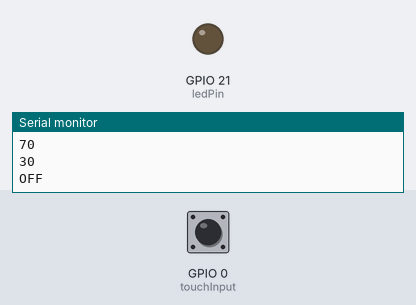
The program below on a simulated ESP32. On the bench: output pins drawn as LEDs (lit = HIGH), the last lines printed to the serial monitor. The test bench sets the inputs (shaded band); at power-on: GPIO 0 (touchInput) HIGH.

Above: at 1.8 s.
1.9 s: GPIO 0 (touchInput) pulled LOW for 0.3 s
At 2.4 s:
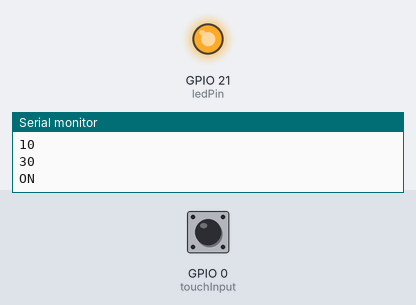
4.0 s: GPIO 0 (touchInput) pulled LOW for 3.2 s
At 8.7 s:
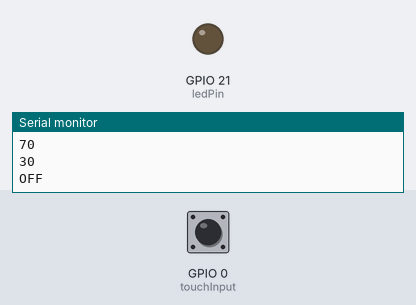
Timing chart, 0 to 10.2 s (numbered marks = the images above; inputs shaded):
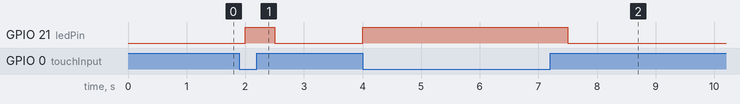

Measured:
- after the input at 1.9 s, GPIO 21 (ledPin): LOW → HIGH after 0.10 s, → LOW 0.50 s later
- after the input at 4.0 s, GPIO 21 (ledPin): LOW → HIGH at once, → LOW 3.5 s later

The program:

main.cpp
```cpp
/**
 *
 * Selfmadey Makey
 * Capacitive Touch Bananas trigger Processing
 * and play some sound (the selfmade version of
 * a makey makey board)
 *
 * What you need:
 * - Basic software environment (VSC, PlatformIO and Processing)
 * - Basic hardware requirements (ESP32, Breadboard, MicroUSB)
 * - Some Wires, some fruits (banana, apple...)
 *
 *
 * #Part 1: Touch sensor
 * Connect wire to touch pin (e.g. on Touch0 ~ pin 24)
 * Print touch sensor value to serial monitor.
 * Then stick wire into fruit, observe sensor data to
 * adjust your code: when banana is touched, than the
 * value 1 should be piped to the serial port, else
 * just 0.
 *
 *
 * #Part 2: Switch to processing
 * In the subfolder of this exercise you'll find a skeleton
 * of a processing sketch. Read all further details there.
 * The goal is: touching banana should
 * a) colorize screen in red
 * b) play a sound
 *
 *
 * #Part 3: More fruits
 * As soon as one fruit is playing you can continue
 * to exents your fruit keyboard
 *
*/
#include <Arduino.h>
const int ledPin = 21;
const int touchInput = 0;
const int threshold = 30;
char val;

void setup() {
  Serial.begin(115200);

  pinMode(touchInput,INPUT);
  pinMode(ledPin, OUTPUT);
}

void loop() {
  delay(500);
  Serial.println(touchRead(touchInput));
  Serial.println(threshold);
  if(touchRead(touchInput) < threshold){
    digitalWrite(ledPin, HIGH);
    Serial.println("ON");
  }else{
    digitalWrite(ledPin, LOW);
    Serial.println("OFF");
  }

  val = Serial.read();
  Serial.println();
}
```
